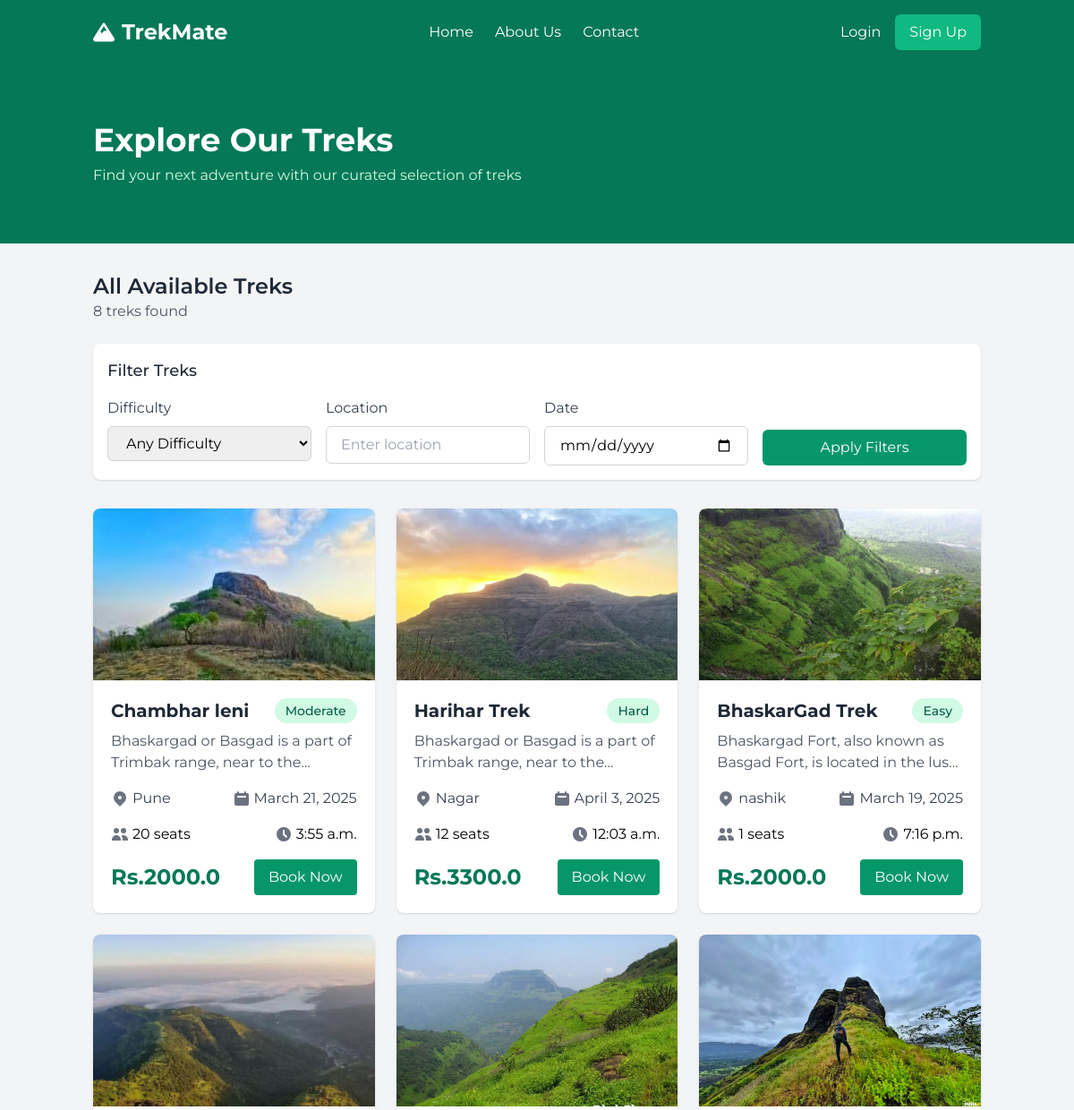
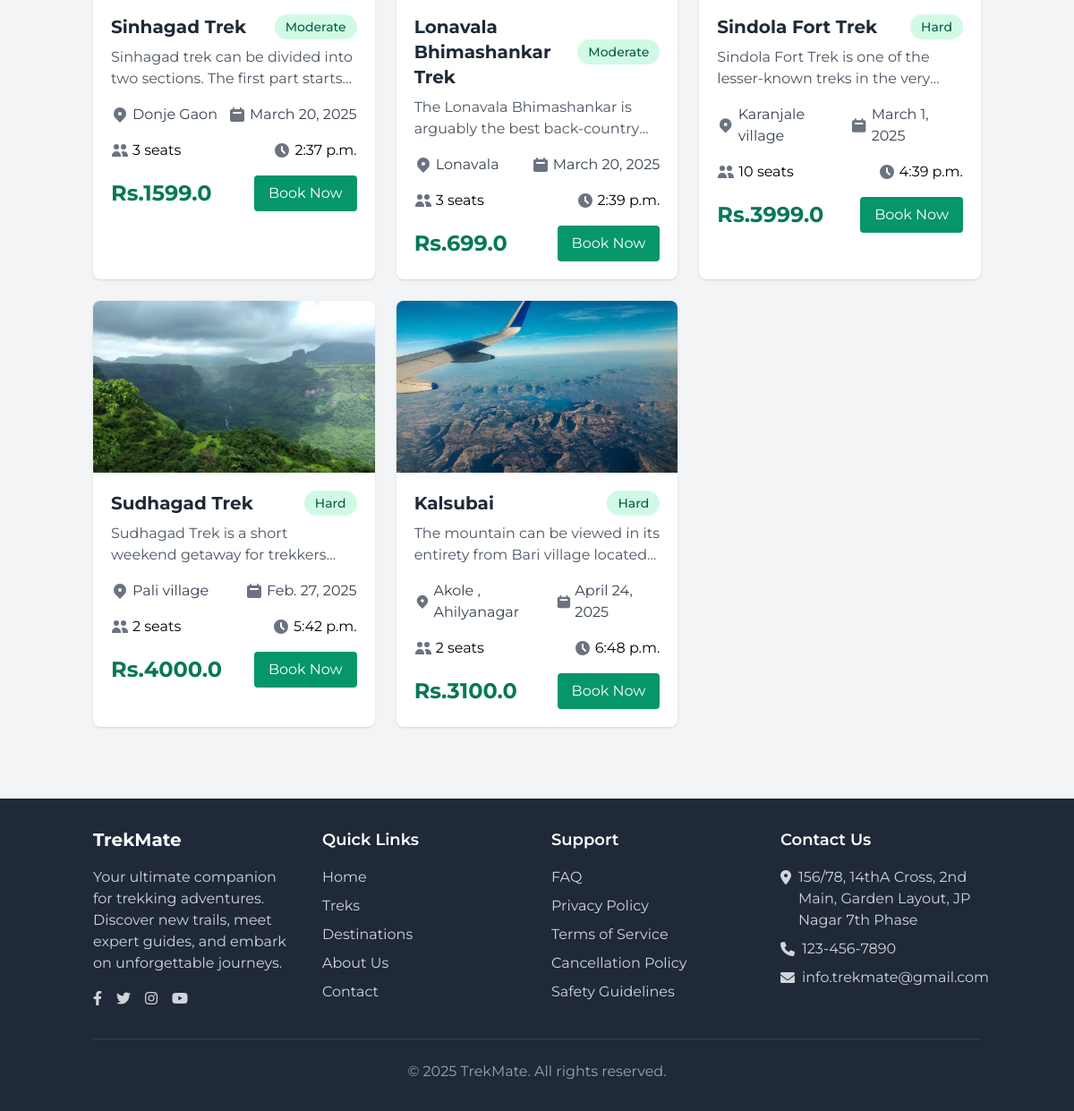
The page / on the database its author committed (2 pictures, top to bottom).
### trek_planner/models.py (models this page shows, shortened)
class Trek(models.Model):
    name = models.CharField(max_length=200)
    description = models.TextField()
    distance = models.FloatField()
    elevation = models.IntegerField()
    difficulty = models.CharField(
        max_length=20,
        choices=[('Easy', 'Easy'), ('Moderate', 'Moderate'), ('Hard', 'Hard')]
    )
    image = models.ImageField(upload_to='trek_images/')
    price = models.FloatField()
    date = models.DateField()
    time = models.TimeField()
    location = models.CharField(max_length=200)
    max_participants = models.IntegerField()
    created_at = models.DateTimeField(auto_now_add=True)

### trek_planner/views.py (the view)
# urls.py: path('', views.view_all_treks, name='homepage'),
def view_all_treks(request):
    treks = Trek.objects.all()
    difficulty = request.GET.get('difficulty')
    location = request.GET.get('location')
    date = request.GET.get('date')
    if difficulty:
        treks = treks.filter(difficulty=difficulty)
    if location:
        treks = treks.filter(location__icontains=location)
    if date:
        treks = treks.filter(date=date)
    return render(request, 'trek_planner/all_treks.html', {'treks': treks})

### trek_planner/templates/trek_planner/all_treks.html (shortened to what this page needs)
{% extends 'trek_planner/base.html' %}
{% block content %}
<div class="bg-emerald-700 py-16">
    <div class="container mx-auto px-4">
        <h1 class="text-4xl font-bold text-white">Explore Our Treks</h1>
        <p class="text-emerald-100 mt-2">Find your next adventure with our curated selection of treks</p>
    </div>
</div>
<div class="container mx-auto px-4 py-8">
    <div class="flex justify-between items-center mb-6">
        <div>
            <h2 class="text-2xl font-semibold text-gray-800">All Available Treks</h2>
            <p class="text-gray-600">{{ treks.count }} treks found</p>
        </div>
    </div>
<div class="bg-white shadow rounded-lg p-4 mb-8">
    <h3 class="text-lg font-medium text-gray-800 mb-4">Filter Treks</h3>
    <form method="GET" action="{% url 'view_all_treks' %}" class="grid grid-cols-1 md:grid-cols-4 gap-4">
        <div>
            <label class="block text-gray-700 mb-2">Difficulty</label>
            <select name="difficulty" class="w-full border border-gray-300 rounded-md px-4 py-2 focus:outline-none focus:ring-2 focus:ring-emerald-500">
                <option value="">Any Difficulty</option>
            </select>
        </div>
        <div>
            <label class="block text-gray-700 mb-2">Location</label>
            <input type="text" name="location" value="{{ request.GET.location }}" class="w-full border border-gray-300 rounded-md px-4 py-2 focus:outline-none focus:ring-2 focus:ring-emerald-500" placeholder="Enter location">
        </div>
        <div>
            <label class="block text-gray-700 mb-2">Date</label>
            <input type="date" name="date" value="{{ request.GET.date }}" class="w-full border border-gray-300 rounded-md px-4 py-2 focus:outline-none focus:ring-2 focus:ring-emerald-500">
        </div>
        <div class="flex items-end">
            <button type="submit" class="w-full bg-emerald-600 hover:bg-emerald-700 text-white rounded-md px-4 py-2 transition">Apply Filters</button>
        </div>
    </form>
</div>
    <div class="grid grid-cols-1 md:grid-cols-2 lg:grid-cols-3 gap-6">
        {% for trek in treks %}
        <div class="bg-white rounded-lg shadow overflow-hidden hover:shadow-lg transition">
            <div class="h-48 overflow-hidden">
                <img src="{{ trek.image.url }}" alt="{{ trek.name }}" class="w-full h-full object-cover">
            </div>
            <div class="p-5">
                <div class="flex justify-between items-center mb-2">
                    <h3 class="text-xl font-bold text-gray-800">{{ trek.name }}</h3>
                    <span class="px-3 py-1 bg-emerald-100 text-emerald-800 rounded-full text-sm font-medium">{{ trek.difficulty }}</span>
                </div>
                <p class="text-gray-600 mb-4 line-clamp-2">{{ trek.description }}</p>
                <div class="flex justify-between items-center text-gray-700 mb-4">
                    <div class="flex items-center">
                        <svg xmlns="http://www.w3.org/2000/svg" class="h-5 w-5 mr-1 text-gray-500" viewBox="0 0 20 20" fill="currentColor">
                            <path fill-rule="evenodd" d="M5.05 4.05a7 7 0 119.9 9.9L10 18.9l-4.95-4.95a7 7 0 010-9.9zM10 11a2 2 0 100-4 2 2 0 000 4z" clip-rule="evenodd" />
                        </svg>
                        <span>{{ trek.location }}</span>
                    </div>
                    <div class="flex items-center">
                        <span>{{ trek.date }}</span>
                    </div>
                </div>
                <div class="flex justify-between items-center mb-4">
                    <div class="flex items-center">
                        <svg xmlns="http://www.w3.org/2000/svg" class="h-5 w-5 mr-1 text-gray-500" viewBox="0 0 20 20" fill="currentColor">
                            <path d="M9 6a3 3 0 11-6 0 3 3 0 016 0zM17 6a3 3 0 11-6 0 3 3 0 016 0zM12.93 17c.046-.327.07-.66.07-1a6.97 6.97 0 00-1.5-4.33A5 5 0 0119 16v1h-6.07zM6 11a5 5 0 015 5v1H1v-1a5 5 0 015-5z" />
                        </svg>
                        <span>{{ trek.max_participants }} seats</span>
                    </div>
                    <div class="flex items-center">
                        <svg xmlns="http://www.w3.org/2000/svg" class="h-5 w-5 mr-1 text-gray-500" viewBox="0 0 20 20" fill="currentColor">
                            <path fill-rule="evenodd" d="M10 18a8 8 0 100-16 8 8 0 000 16zm1-12a1 1 0 10-2 0v4a1 1 0 00.293.707l2.828 2.829a1 1 0 101.415-1.415L11 9.586V6z" clip-rule="evenodd" />
                        </svg>
                        <span>{{ trek.time }}</span>
                    </div>
                </div>
                <div class="flex justify-between items-center">
                    <div class="text-2xl font-bold text-emerald-700">Rs.{{ trek.price }}</div>
                    <div class="flex space-x-2">
                        {% if user.is_authenticated and user.is_staff %}
                        <a href="{% url 'delete_trek' trek.id %}" class="bg-red-600 hover:bg-red-700 text-white py-2 px-3 rounded transition"
                            onclick="return confirm('Are you sure you want to delete this trek?');">
                            <svg xmlns="http://www.w3.org/2000/svg" class="h-5 w-5" viewBox="0 0 20 20" fill="currentColor">
                            <path fill-rule="evenodd" d="M6 8a1 1 0 011-1h6a1 1 0 011 1v7a1 1 0 01-1 1H7a1 1 0 01-1-1V8zm3-3a1 1 0 112 0h5a1 1 0 110 2H4a1 1 0 110-2h5z" clip-rule="evenodd" />
                            </svg>
                        </a>
                        <a href="{% url 'edit_trek' trek.id %}" class="bg-gray-200 hover:bg-gray-300 text-gray-800 py-2 px-3 rounded transition">
                            <svg xmlns="http://www.w3.org/2000/svg" class="h-5 w-5" viewBox="0 0 20 20" fill="currentColor">
                                <path d="M13.586 3.586a2 2 0 112.828 2.828l-.793.793-2.828-2.828.793-.793zM11.379 5.793L3 14.172V17h2.828l8.38-8.379-2.83-2.828z" />
                            </svg>
                        </a>
                        {% else %}
                            {% if not user.is_staff %}
                                <a href="{% url 'book_trek' trek.id %}" class="bg-emerald-600 hover:bg-emerald-700 text-white py-2 px-4 rounded transition">Book Now</a>
                            {% endif %}
                        {% endif %}
                    </div>
                </div>
            </div>
        </div>
        {% endfor %}
    </div>
</div>
{% endblock %}

### trek_planner/templates/trek_planner/base.html (shortened to what this page needs)
<!DOCTYPE html>
<html lang="en">
<head>
    <script src="https://cdn.tailwindcss.com"></script>
    <link rel="stylesheet" href="https://cdnjs.cloudflare.com/ajax/libs/font-awesome/6.0.0-beta3/css/all.min.css">
</head>
<body class="bg-gray-100 min-h-screen flex flex-col">
    <nav class="bg-emerald-700 text-white shadow-lg">
        <div class="container mx-auto px-4">
            <div class="flex justify-between items-center py-4">
                <div class="flex items-center space-x-2">
                    <i class="fas fa-mountain text-2xl"></i>
                    <a href="{% url 'view_all_treks' %}" class="text-2xl font-bold">TrekMate</a>
                </div>
                <div class="hidden md:flex space-x-6">
                    <a href="{% url 'view_all_treks' %}" class="hover:text-emerald-200 transition">Home</a>
                    <a href="{% url 'aboutus' %}" class="hover:text-emerald-200 transition">About Us</a>
                    <a href="#footer" class="hover:text-emerald-200 transition scroll-smooth">Contact</a>
                </div>
                <div class="hidden md:flex items-center space-x-4">
                    {% if user.is_authenticated %}
                        <div class="relative group">
                            <button class="flex items-center space-x-1 hover:text-emerald-200 transition">
                                <span>{{ user.username }}</span>
                                <i class="fas fa-chevron-down text-xs"></i>
                            </button>
                            <div class="absolute right-0 w-48 bg-white text-gray-800 shadow-lg rounded-md py-2 mt-2 invisible group-hover:visible z-50">
                                {% comment %} <a href="{% url 'profile' %}" class="block px-4 py-2 hover:bg-gray-100">Profile</a> {% endcomment %}
                                {% if not user.is_staff %}
                                <a href="{% url 'user_bookings' %}" class="block px-4 py-2 hover:bg-gray-100">My Bookings</a>
                                {% endif %}
                                {% comment %} <a href="#" class="block px-4 py-2 hover:bg-gray-100">Settings</a> {% endcomment %}
                                <hr class="my-1">
                                <a href="{% url 'logout' %}" class="block px-4 py-2 hover:bg-gray-100">Logout</a>
                            </div>
                        </div>
                    {% else %}
                        <a href="{% url 'login' %}" class="hover:text-emerald-200 transition">Login</a>
                        <a href="{% url 'register' %}" class="bg-emerald-500 hover:bg-emerald-600 px-4 py-2 rounded-md transition">Sign Up</a>
                    {% endif %}
                </div>
            </div>
        </div>
    </nav>
    <main class="flex-grow">
        {% block content %}{% endblock %}
    </main>
    <footer class="bg-gray-800 text-white mt-12" id="footer">
        <div class="container mx-auto px-4 py-8">
            <div class="grid grid-cols-1 md:grid-cols-4 gap-8">
                <div>
                    <h3 class="text-xl font-bold mb-4">TrekMate</h3>
                    <p class="text-gray-300">Your ultimate companion for trekking adventures. Discover new trails, meet expert guides, and embark on unforgettable journeys.</p>
                    <div class="flex space-x-4 mt-4">
                        <a href="#" class="text-gray-300 hover:text-white"><i class="fab fa-facebook-f"></i></a>
                        <a href="#" class="text-gray-300 hover:text-white"><i class="fab fa-twitter"></i></a>
                        <a href="#" class="text-gray-300 hover:text-white"><i class="fab fa-instagram"></i></a>
                        <a href="#" class="text-gray-300 hover:text-white"><i class="fab fa-youtube"></i></a>
                    </div>
                </div>
                <div>
                    <h3 class="text-lg font-semibold mb-4">Quick Links</h3>
                    <ul class="space-y-2">
                        <li><a href="{% url 'view_all_treks' %}" class="text-gray-300 hover:text-white">Home</a></li>
                        <li><a href="{% url 'view_all_treks' %}" class="text-gray-300 hover:text-white">Treks</a></li>
                        <li><a href="#" class="text-gray-300 hover:text-white">Destinations</a></li>
                        <li><a href="{% url 'aboutus' %}" class="text-gray-300 hover:text-white">About Us</a></li>
                        <li><a href="#" class="text-gray-300 hover:text-white">Contact</a></li>
                    </ul>
                </div>
                <div>
                    <h3 class="text-lg font-semibold mb-4">Support</h3>
                    <ul class="space-y-2">
                        <li><a href="#" class="text-gray-300 hover:text-white">FAQ</a></li>
                        <li><a href="#" class="text-gray-300 hover:text-white">Privacy Policy</a></li>
                        <li><a href="#" class="text-gray-300 hover:text-white">Terms of Service</a></li>
                        <li><a href="#" class="text-gray-300 hover:text-white">Cancellation Policy</a></li>
                        <li><a href="#" class="text-gray-300 hover:text-white">Safety Guidelines</a></li>
                    </ul>
                </div>
                <div>
                    <h3 class="text-lg font-semibold mb-4">Contact Us</h3>
                    <ul class="space-y-2 text-gray-300">
                        <li class="flex items-start space-x-2">
                            <i class="fas fa-map-marker-alt mt-1"></i>
                            <span>156/78, 14thA Cross, 2nd Main, Garden Layout, JP Nagar 7th Phase</span>
                        </li>
                        <li class="flex items-center space-x-2">
                            <i class="fas fa-phone"></i>
                            <span>123-456-7890</span>
                        </li>
                        <li class="flex items-center space-x-2">
                            <i class="fas fa-envelope"></i>
                            <span>info.trekmate@gmail.com</span>
                        </li>
                    </ul>
                </div>
            </div>
            <div class="border-t border-gray-700 mt-8 pt-6 text-center text-gray-400">
                <p>&copy; {% now "Y" %} TrekMate. All rights reserved.</p>
            </div>
        </div>
    </footer>
</body>
</html>

### trek_planner/templates/trek_planner/base.html (style rules this page uses)
body { font-family: 'Montserrat', sans-serif; }

### rows shown on the page
Trek: image (picture), name "Chambhar leni", difficulty "Moderate", description "Bhaskargad or Basgad is a part of Trimbak range, near to…", location "Pune", date "March 21, 2025", max_participants "20", time "3:55 a.m.", price "2000.0"
Trek: image (picture), name "Harihar Trek", difficulty "Hard", description "Bhaskargad or Basgad is a part of Trimbak range, near to…", location "Nagar", date "April 3, 2025", max_participants "12", time "12:03 a.m.", price "3300.0"
Trek: image (picture), name "BhaskarGad Trek", difficulty "Easy", description "Bhaskargad Fort, also known as Basgad Fort, is located in the…", location "nashik", date "March 19, 2025", max_participants "1", time "7:16 p.m.", price "2000.0"
Trek: image (picture), name "Sinhagad Trek", difficulty "Moderate", description "Sinhagad trek can be divided into two sections. The first part…", location "Donje Gaon", date "March 20, 2025", max_participants "3", time "2:37 p.m.", price "1599.0"
Trek: image (picture), name "Lonavala Bhimashankar Trek", difficulty "Moderate", description "The Lonavala Bhimashankar is arguably the best…", location "Lonavala", date "March 20, 2025", max_participants "3", time "2:39 p.m.", price "699.0"
Trek: image (picture), name "Sindola Fort Trek", difficulty "Hard", description "Sindola Fort Trek is one of the lesser-known treks in the…", location "Karanjale village", date "March 1, 2025", max_participants "10", time "4:39 p.m.", price "3999.0"
Trek: image (picture), name "Sudhagad Trek", difficulty "Hard", description "Sudhagad Trek is a short weekend getaway for…", location "Pali village", date "Feb. 27, 2025", max_participants "2", time "5:42 p.m.", price "4000.0"
Trek: image (picture), name "Kalsubai", difficulty "Hard", description "The mountain can be viewed in its entirety from Bari village…", location "Akole , Ahilyanagar", date "April 24, 2025", max_participants "2", time "6:48 p.m.", price "3100.0"

### other values the page prints
{{ treks.count }} "8"
